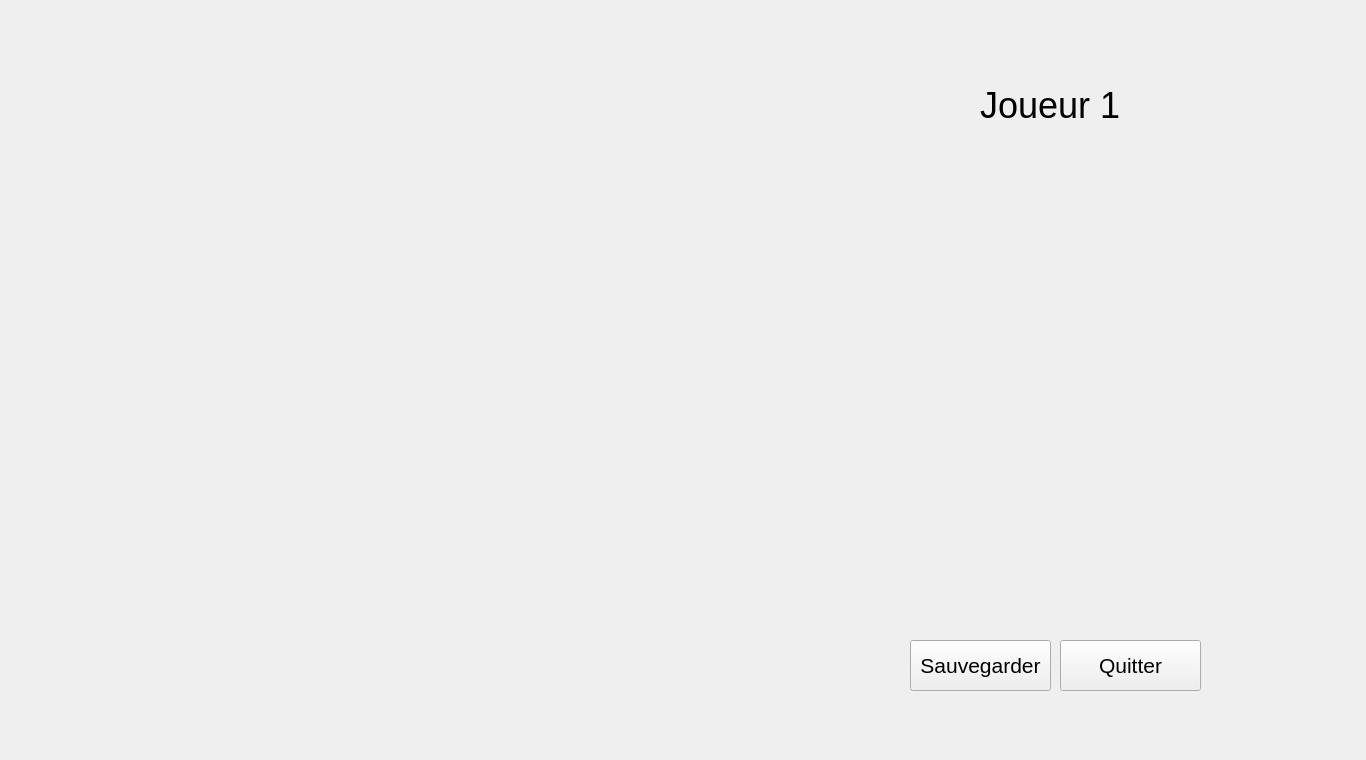
<?xml version="1.0" encoding="UTF-8"?>
<ui version="4.0">
 <class>ChessBoardyosra</class>
 <widget class="QWidget" name="ChessBoardyosra">
  <property name="geometry">
   <rect>
    <x>0</x>
    <y>0</y>
    <width>1366</width>
    <height>760</height>
   </rect>
  </property>
  <property name="windowTitle">
   <string>ChessBoard</string>
  </property>
  <property name="styleSheet">
   <string notr="true"/>
  </property>
  <widget class="QPushButton" name="boutonSauvegarder">
   <property name="geometry">
    <rect>
     <x>910</x>
     <y>640</y>
     <width>141</width>
     <height>51</height>
    </rect>
   </property>
   <property name="font">
    <font>
     <pointsize>16</pointsize>
    </font>
   </property>
   <property name="text">
    <string>Sauvegarder</string>
   </property>
  </widget>
  <widget class="QLabel" name="namePlayer">
   <property name="geometry">
    <rect>
     <x>980</x>
     <y>80</y>
     <width>141</width>
     <height>51</height>
    </rect>
   </property>
   <property name="font">
    <font>
     <pointsize>27</pointsize>
    </font>
   </property>
   <property name="text">
    <string>Joueur 1</string>
   </property>
  </widget>
  <widget class="QPushButton" name="pushButton">
   <property name="geometry">
    <rect>
     <x>1060</x>
     <y>640</y>
     <width>141</width>
     <height>51</height>
    </rect>
   </property>
   <property name="font">
    <font>
     <pointsize>16</pointsize>
    </font>
   </property>
   <property name="text">
    <string>Quitter</string>
   </property>
  </widget>
  <widget class="QLabel" name="label">
   <property name="geometry">
    <rect>
     <x>760</x>
     <y>0</y>
     <width>610</width>
     <height>760</height>
    </rect>
   </property>
   <property name="autoFillBackground">
    <bool>true</bool>
   </property>
   <property name="text">
    <string/>
   </property>
   <property name="pixmap">
    <pixmap resource="resourceschessjeu.qrc">:/images/game/game/fond partie 1.jpg</pixmap>
   </property>
   <property name="alignment">
    <set>Qt::AlignLeading|Qt::AlignLeft|Qt::AlignTop</set>
   </property>
  </widget>
  <zorder>label</zorder>
  <zorder>boutonSauvegarder</zorder>
  <zorder>namePlayer</zorder>
  <zorder>pushButton</zorder>
 </widget>
 <layoutdefault spacing="6" margin="11"/>
 <resources>
  <include location="resourceschessjeu.qrc"/>
 </resources>
 <connections/>
</ui>
